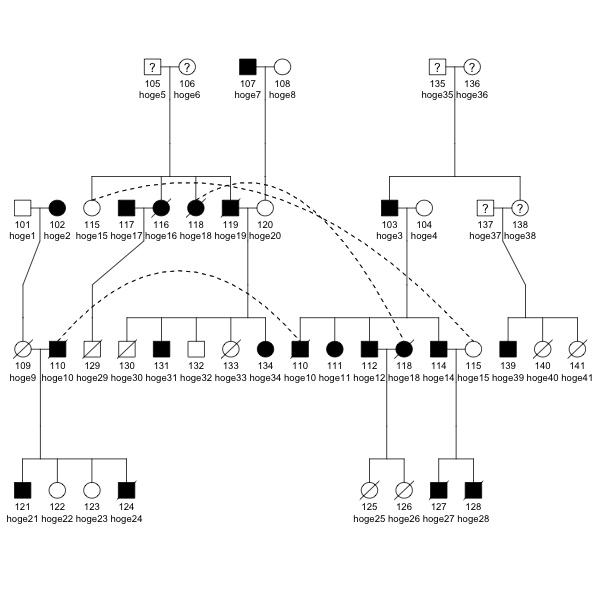

Here is the R script that generated this plot:
library("kinship2")

# get data filename from command option
args <- commandArgs(TRUE)
file <- args[1]

# make pdf file name
pdf.file <- sub(".csv", ".pdf", file)

# load data from data file
sample.ped <- read.csv(file, header=T)

# make pedigree object
pedAll <- pedigree(
  id = sample.ped$id,
  dadid = sample.ped$father,
  momid = sample.ped$mother,
  sex   = sample.ped$sex,
  famid = sample.ped$ped
)

# get a family
ped1basic <- pedAll["1"]

# make id strings
ids <- paste(sample.ped$id, sample.ped$firstname, sep ="\n")

# plot and save pdf file
pdf(pdf.file)
plot(ped1basic, id = ids, status = sample.ped$avail, 
     affected = sample.ped$affected, cex = 0.7)
dev.off()
